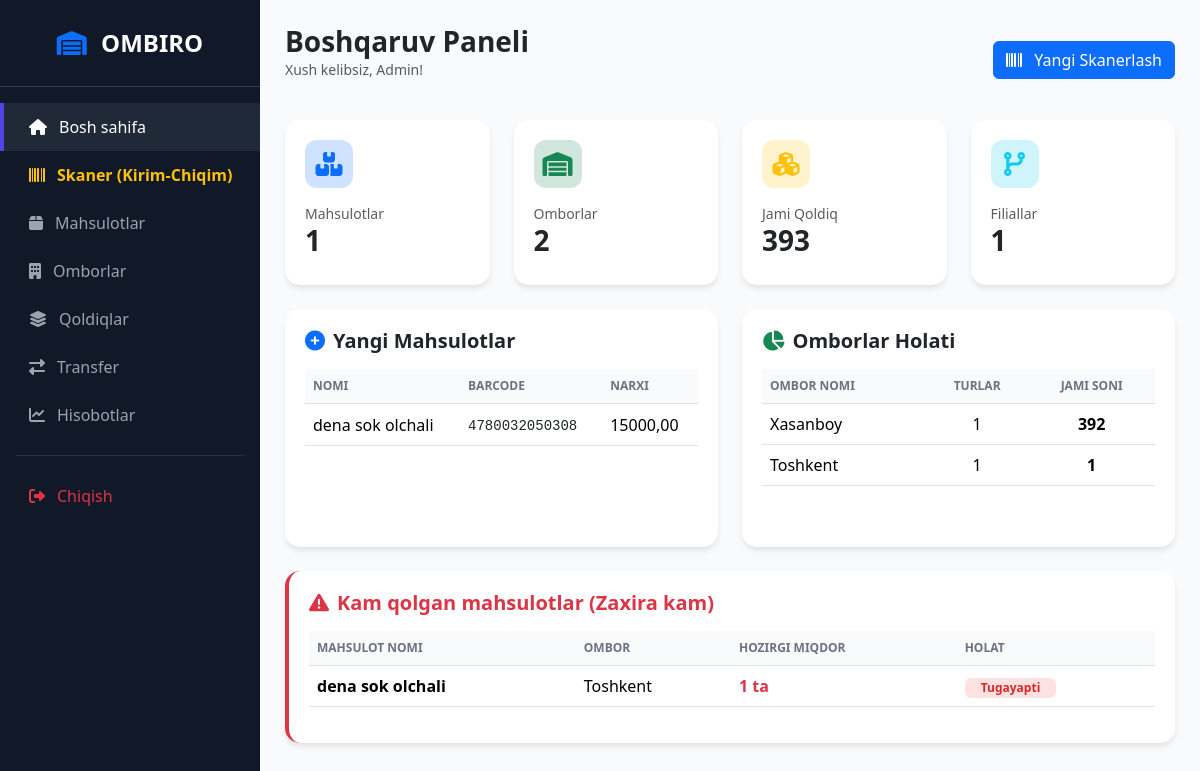
/, run on an earlier commit of the app's database.
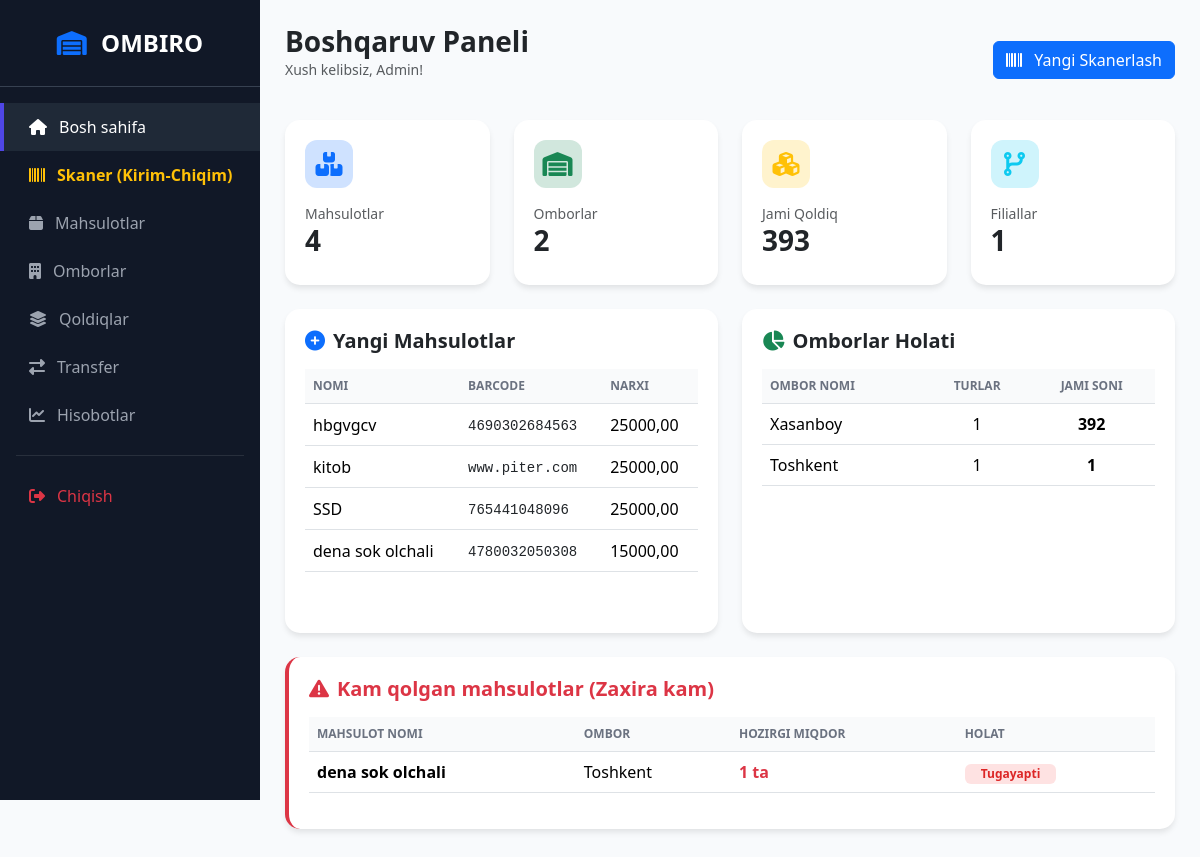
And on a later commit of the database.
### product/models.py (models this page shows, shortened)
class Product(models.Model):
    name = models.CharField(max_length=255)
    barcode = models.CharField(max_length=100, unique=True)   # strix kod
    raw_barcode = models.TextField(null=True, blank=True)
    sku = models.CharField(max_length=100, blank=True, null=True)
    purchase_price = models.DecimalField(max_digits=12, decimal_places=2, default=0)
    sale_price = models.DecimalField(max_digits=12, decimal_places=2, default=0)
    created_at = models.DateTimeField(auto_now_add=True)

### warehouse/models.py (models this page shows, shortened)
class Warehouse(models.Model):
    TYPE_CHOICES = (
        ('main', 'Main'),
        ('branch', 'Branch'),
    )
    name = models.CharField(max_length=255)
    warehouse_type = models.CharField(max_length=20, choices=TYPE_CHOICES)
    parent = models.ForeignKey(
        'self',
        on_delete=models.SET_NULL,
        null=True,
        blank=True
    )

### remaing/models.py (models this page shows, shortened)
class Stock(models.Model):
    warehouse = models.ForeignKey(Warehouse, on_delete=models.CASCADE)
    product = models.ForeignKey(Product, on_delete=models.CASCADE)
    quantity = models.IntegerField(default=0)
    class Meta:
        unique_together = ('warehouse', 'product')

### warehouse/views.py (the view)
# urls.py: path('', dashboard, name='dashboard'),
def dashboard(request):
    total_products = Product.objects.count()
    total_warehouses = Warehouse.objects.count()
    total_stock = Stock.objects.aggregate(
        total=Sum('quantity')
    )['total'] or 0
    main_warehouses = Warehouse.objects.filter(
        warehouse_type='main'
    ).count()
    branch_warehouses = Warehouse.objects.filter(
        warehouse_type='branch'
    ).count()
    recent_products = Product.objects.order_by('-id')[:8]
    warehouse_stock = Stock.objects.values(
        'warehouse__name'
    ).annotate(
        total_qty=Sum('quantity'),
        total_products=Count('product')
    ).order_by('-total_qty')
    low_stock = Stock.objects.select_related(
        'product',
        'warehouse'
    ).filter(quantity__lte=5)[:10]
    context = {
        'total_products': total_products,
        'total_warehouses': total_warehouses,
        'total_stock': total_stock,
        'main_warehouses': main_warehouses,
        'branch_warehouses': branch_warehouses,
        'recent_products': recent_products,
        'warehouse_stock': warehouse_stock,
        'low_stock': low_stock,
    }
    return render(request, 'base.html', context)

### templates/base.html (shortened to what this page needs)
<!DOCTYPE html>
<html lang="uz">
<head>
    <link href="https://cdn.jsdelivr.net/npm/bootstrap@5.3.2/dist/css/bootstrap.min.css" rel="stylesheet">
    <link rel="stylesheet" href="https://cdnjs.cloudflare.com/ajax/libs/font-awesome/6.4.2/css/all.min.css">
</head>
<body>
<div class="sidebar" id="sidebar">
    <div class="sidebar-header">
        <i class="fas fa-warehouse me-2 text-primary"></i> OMBIRO
    </div>
    <div class="nav flex-column mt-3">
        <a href="#" class="nav-link active"><i class="fas fa-home"></i> Bosh sahifa</a>
        <a href="{% url 'scan' %}" class="nav-link text-warning"><i class="fas fa-barcode"></i> <b>Skaner (Kirim-Chiqim)</b></a>
        <a href="{% url 'product_list' %}" class="nav-link"><i class="fas fa-box"></i> Mahsulotlar</a>
        <a href="#" class="nav-link"><i class="fas fa-building"></i> Omborlar</a>
        <a href="#" class="nav-link"><i class="fas fa-layer-group"></i> Qoldiqlar</a>
        <a href="#" class="nav-link"><i class="fas fa-exchange-alt"></i> Transfer</a>
        <a href="#" class="nav-link"><i class="fas fa-chart-line"></i> Hisobotlar</a>
        <hr class="mx-3 text-secondary">
        <a href="/admin/logout/" class="nav-link text-danger"><i class="fas fa-sign-out-alt"></i> Chiqish</a>
    </div>
</div>
<div class="main-content">
    <div class="d-flex justify-content-between align-items-center mb-4">
        <div>
            <h3 class="fw-bold mb-0">Boshqaruv Paneli</h3>
            <p class="text-muted small">Xush kelibsiz, Admin!</p>
        </div>
        <a href="{% url 'scan' %}" class="btn btn-primary d-none d-md-block">
            <i class="fas fa-barcode me-2"></i> Yangi Skanerlash
        </a>
    </div>
    <div class="row g-4 mb-4">
        <div class="col-6 col-md-3">
            <div class="stat-card">
                <div class="stat-icon bg-primary-subtle text-primary"><i class="fas fa-boxes"></i></div>
                <div class="text-muted small">Mahsulotlar</div>
                <h3 class="fw-bold">{{ total_products }}</h3>
            </div>
        </div>
        <div class="col-6 col-md-3">
            <div class="stat-card">
                <div class="stat-icon bg-success-subtle text-success"><i class="fas fa-warehouse"></i></div>
                <div class="text-muted small">Omborlar</div>
                <h3 class="fw-bold">{{ total_warehouses }}</h3>
            </div>
        </div>
        <div class="col-6 col-md-3">
            <div class="stat-card">
                <div class="stat-icon bg-warning-subtle text-warning"><i class="fas fa-cubes"></i></div>
                <div class="text-muted small">Jami Qoldiq</div>
                <h3 class="fw-bold">{{ total_stock }}</h3>
            </div>
        </div>
        <div class="col-6 col-md-3">
            <div class="stat-card">
                <div class="stat-icon bg-info-subtle text-info"><i class="fas fa-code-branch"></i></div>
                <div class="text-muted small">Filiallar</div>
                <h3 class="fw-bold">{{ branch_warehouses }}</h3>
            </div>
        </div>
    </div>
    <div class="row g-4">
        <div class="col-12 col-xl-6">
            <div class="table-box h-100">
                <div class="d-flex justify-content-between align-items-center mb-3">
                    <h5 class="fw-bold mb-0"><i class="fas fa-plus-circle me-2 text-primary"></i>Yangi Mahsulotlar</h5>
                </div>
                <div class="table-responsive">
                    <table class="table table-hover align-middle">
                        <thead>
                            <tr>
                                <th>Nomi</th>
                                <th>Barcode</th>
                                <th>Narxi</th>
                            </tr>
                        </thead>
                        <tbody>
                            {% for item in recent_products %}
                            <tr>
                                <td class="fw-medium">{{ item.name }}</td>
                                <td><code class="text-dark small">{{ item.barcode }}</code></td>
                                <td>{{ item.sale_price }}</td>
                            </tr>
                            {% endfor %}
                        </tbody>
                    </table>
                </div>
            </div>
        </div>
        <div class="col-12 col-xl-6">
            <div class="table-box h-100">
                <h5 class="fw-bold mb-3"><i class="fas fa-chart-pie me-2 text-success"></i>Omborlar Holati</h5>
                <div class="table-responsive">
                    <table class="table table-hover">
                        <thead>
                            <tr>
                                <th>Ombor nomi</th>
                                <th class="text-center">Turlar</th>
                                <th class="text-center">Jami Soni</th>
                            </tr>
                        </thead>
                        <tbody>
                            {% for item in warehouse_stock %}
                            <tr>
                                <td>{{ item.warehouse__name }}</td>
                                <td class="text-center">{{ item.total_products }}</td>
                                <td class="text-center fw-bold">{{ item.total_qty }}</td>
                            </tr>
                            {% endfor %}
                        </tbody>
                    </table>
                </div>
            </div>
        </div>
        <div class="col-12">
            <div class="table-box border-start border-4 border-danger">
                <h5 class="fw-bold text-danger mb-3"><i class="fas fa-exclamation-triangle me-2"></i>Kam qolgan mahsulotlar (Zaxira kam)</h5>
                <div class="table-responsive">
                    <table class="table table-hover">
                        <thead>
                            <tr>
                                <th>Mahsulot nomi</th>
                                <th>Ombor</th>
                                <th>Hozirgi Miqdor</th>
                                <th>Holat</th>
                            </tr>
                        </thead>
                        <tbody>
                            {% for item in low_stock %}
                            <tr>
                                <td class="fw-bold">{{ item.product.name }}</td>
                                <td>{{ item.warehouse.name }}</td>
                                <td class="text-danger fw-bold">{{ item.quantity }} ta</td>
                                <td><span class="badge badge-low px-3">Tugayapti</span></td>
                            </tr>
                            {% endfor %}
                        </tbody>
                    </table>
                </div>
            </div>
        </div>
    </div>
</div>
</body>
</html>

### templates/base.html (style rules this page uses)
:root { --sidebar-width: 260px; --primary-color: #4f46e5; --dark-bg: #111827; }
body { background: #f8fafc; font-family: 'Segoe UI', Tahoma, Geneva, Verdana, sans-serif; overflow-x: hidden; }
.sidebar { width: var(--sidebar-width); height: 100vh; background: var(--dark-bg); position: fixed; left: 0; top: 0; z-index: 1000; transition: all 0.3s; color: white; }
.sidebar .nav-link { color: #9ca3af; padding: 12px 25px; display: flex; align-items: center; gap: 12px; border-left: 4px solid transparent; transition: 0.2s; }
.sidebar .nav-link:hover, .sidebar .nav-link.active { background: #1f2937; color: white; border-left-color: var(--primary-color); }
.sidebar-header { padding: 25px; text-align: center; font-size: 1.5rem; font-weight: bold; border-bottom: 1px solid #374151; }
.main-content { margin-left: var(--sidebar-width); padding: 25px; transition: all 0.3s; }
.stat-card { border: none; border-radius: 15px; padding: 20px; background: white; box-shadow: 0 4px 6px -1px rgba(0, 0, 0, 0.1); transition: transform 0.2s; }
.stat-icon { width: 48px; height: 48px; border-radius: 12px; display: flex; align-items: center; justify-content: center; font-size: 24px; margin-bottom: 15px; }
.table-box { background: white; border-radius: 15px; padding: 20px; box-shadow: 0 4px 6px -1px rgba(0, 0, 0, 0.1); margin-bottom: 25px; }
.badge-low { background: #fee2e2; color: #dc2626; }
.table thead th { background: #f9fafb; font-weight: 600; text-transform: uppercase; font-size: 0.75rem; color: #6b7280; }

What changed in the data, as far as the page shows it:
added Product: name "hbgvgcv", barcode "4690302684563", sale_price "25000,00"
added Product: name "kitob", barcode "www.piter.com", sale_price "25000,00"
added Product: name "SSD", barcode "765441048096", sale_price "25000,00"
Also different on the page:
{{ total_products }}: "1" → "4"
